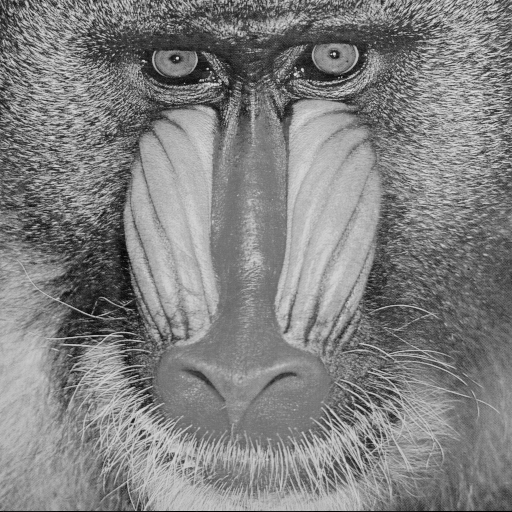
%> input picture matlab coding/Baboon -1.bmp, 512 x 512 px; the run also reads 1 picture not shown here
$ octave msegray.m   (GNU Octave 9; MATLAB toolbox functions it lacks are replaced by stand-ins)
%> lines starting %> are read from the running program, lines starting %| are printed output that depends on the picture
clc;
clear all;
close all;

im0=imread(uigetfile('*.bmp;*.jpg;*.png;*.gif;*.jpeg','ENTER THE COVER(GRAY) IMAGE'));
%> the answer given: Baboon -1.bmp
%> im0 is the input picture: size 512x512 uint8; min 0, max 230, mean 129.1
im1=imread(uigetfile('*.bmp;*.jpg;*.png;*.gif;*.jpeg','ENTER THE STEGO(GRAY) IMAGE'));
%> the answer given: Baboon.bmp
imhist(im0)
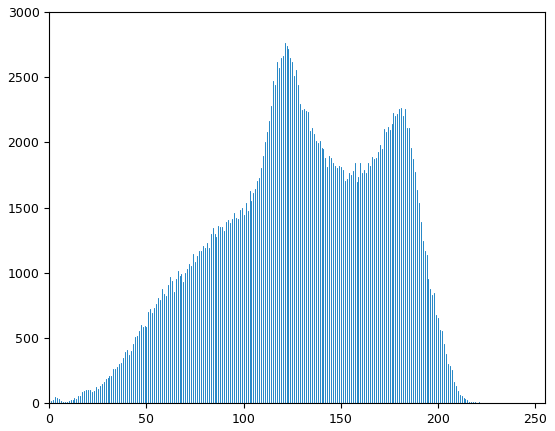
%> figure redrawn from the program's plot data; highest point at x = 121, y = 2759
imhist(im1)
cover=im0;
stego=im1;

im0=double(im0);
%> im0: size 512x512 double
im1=double(im1);
[m n]=size(im1);
%> m = 512; n = 512
mse=sum(sum((im1-im0).^2))./(m.*n);
%> mse = 0
psnr=10*log10(65025/mse);
%> psnr = Inf
disp('MSE');
disp(mse);
%| 0
disp('PSNR');
disp(psnr);
%| Inf
